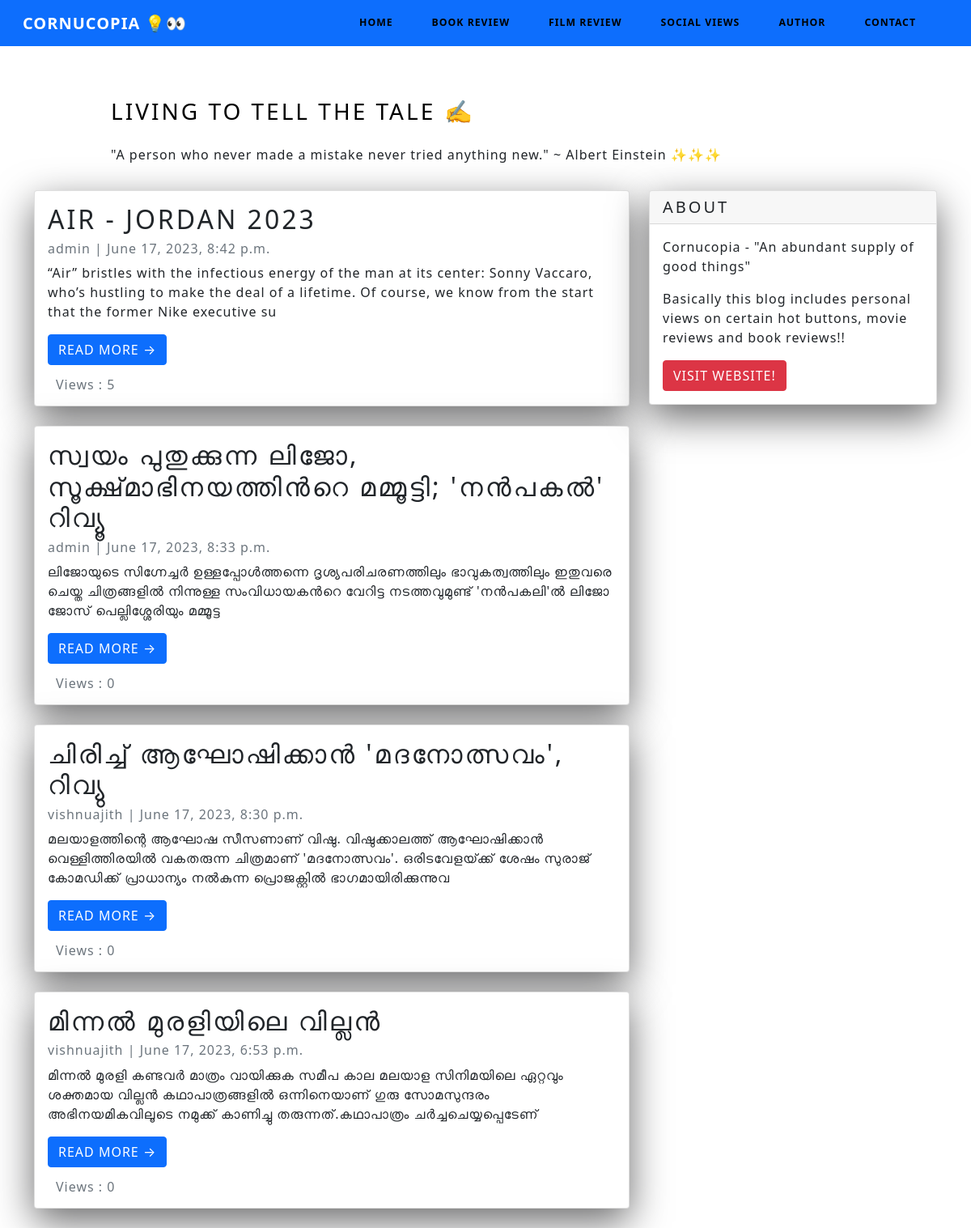
The app's page /film.html with its own data.
### App/models.py (models this page shows)
class Post(models.Model):
    title = models.CharField(max_length = 200, unique=True)
    slug = models.SlugField(max_length = 200, unique=True)
    author = models.ForeignKey(User, on_delete=models.CASCADE, related_name='blog_posts')
    created_on = models.DateTimeField(auto_now_add=True)
    updated_on = models.DateTimeField(auto_now_add=True)
    content = models.TextField()
    status = models.IntegerField(choices=STATUS, default=0)
    image = models.ImageField(upload_to='media/', blank=True, null=True)
    type = models.CharField(max_length=20, choices=TYPE_CHOICES, default='general')
    view_count = models.PositiveIntegerField(default=0)

### App/views.py (the view)
# urls.py: path('film.html', views.NavF.as_view(), name='film'),
class NavF(generic.ListView):
    queryset = Post.objects.filter(status=1).order_by('-created_on')
    template_name = 'film.html'

### App/templates/film.html (shortened to what this page needs)
{% extends "base.html" %}
{% block content %}
<header class="masthead">
  <div class="container">
    <div class="row">
      <div class=" col-md-8 col-md-10 mx-auto">
        <div class="site-heading">
          <h3 class=" site-heading my-4 mt-3 text-black"> Living to tell the tale ✍️ </h3>
          <p class="text-dark">"A person who never made a mistake never tried anything new." ~ Albert Einstein ✨✨✨ </p>
        </div>
      </div>
    </div>
  </div>
</header>
<div class="container">
  <div class="row">
    <div class="col-md-8 mt-3 left">
      {% for post in post_list %}
      {% if post.type == 'film' %}
      <div class="card mb-4">
        <div class="card-body">
          <h2 class="card-title">{{ post.title }}</h2>
          <p class="card-text text-muted h6">{{ post.author }} | {{ post.created_on}} </p>
          <p class="card-text">{{post.content|slice:":200"}}</p>
          <a href="{% url 'post_detail' post.slug  %}" class="btn btn-primary" onclick="incrementCounter('{{ post.id }}')">Read More &rarr;</a>
          <p class="card-text text-muted h6" style="margin-top: 15px;margin-left: 10px;">Views : {{ post.view_count }}</p>
        </div>
      </div>
      {% endif %}
      {% endfor %}
    </div>
    {% block sidebar %}
    {% include 'sidebar.html' %}
    {% endblock sidebar %}
  </div>
</div>
{%endblock%}

### App/templates/sidebar.html (style rules this page uses)
.card { box-shadow: 0 16px 48px #6a6a6b; }

### records on screen
Post: title "AIR - JORDAN 2023", author "admin", created_on "June 17, 2023, 8:42 p.m.", content "“Air” bristles with the infectious energy of the man at its center: Sonny Vaccaro, who’s hustling to make the deal of a lifetime. Of course, we know from the start that the former Nike executive su", view_count "5"
Post: title "സ്വയം പുതുക്കുന്ന ലിജോ, സൂക്ഷ്‍മാഭിനയത്തിന്‍റെ മമ്മൂട്ടി; 'നന്‍പകല്‍' റിവ്യൂ", author "admin", created_on "June 17, 2023, 8:33 p.m.", content "ലിജോയുടെ സിഗ്നേച്ചര്‍ ഉള്ളപ്പോള്‍ത്തന്നെ ദൃശ്യപരിചരണത്തിലും ഭാവുകത്വത്തിലും ഇതുവരെ ചെയ്ത ചിത്രങ്ങളില്‍ നിന്നുള്ള സംവിധായകന്‍റെ വേറിട്ട നടത്തവുമുണ്ട് 'നന്‍പകലി'ല്‍ ലിജോ ജോസ് പെല്ലിശ്ശേരിയും മമ്മൂട്ട", view_count "0"
Post: title "ചിരിച്ച് ആഘോഷിക്കാന്‍ 'മദനോത്സവം', റിവ്യു", author "vishnuajith", created_on "June 17, 2023, 8:30 p.m.", content "മലയാളത്തിന്റെ ആഘോഷ സീസണാണ് വിഷു. വിഷുക്കാലത്ത് ആഘോഷിക്കാന്‍ വെള്ളിത്തിരയില്‍ വകതരുന്ന ചിത്രമാണ് 'മദനോത്സവം'. ഒരിടവേളയ്‍ക്ക് ശേഷം സുരാജ് കോമഡിക്ക് പ്രാധാന്യം നല്‍കുന്ന പ്രൊജക്റ്റില്‍ ഭാഗമായിരിക്കുന്നുവ", view_count "0"
Post: title "മിന്നൽ മുരളിയിലെ വില്ലൻ", author "vishnuajith", created_on "June 17, 2023, 6:53 p.m.", content "മിന്നൽ മുരളി കണ്ടവർ മാത്രം വായിക്കുക സമീപ കാല മലയാള സിനിമയിലെ ഏറ്റവും ശക്തമായ വില്ലൻ കഥാപാത്രങ്ങളിൽ ഒന്നിനെയാണ് ഗുരു സോമസുന്ദരം അഭിനയമികവിലൂടെ നമുക്ക് കാണിച്ചു തരുന്നത്.കഥാപാത്രം ചർച്ചചെയ്യപ്പെടേണ്", view_count "0"
